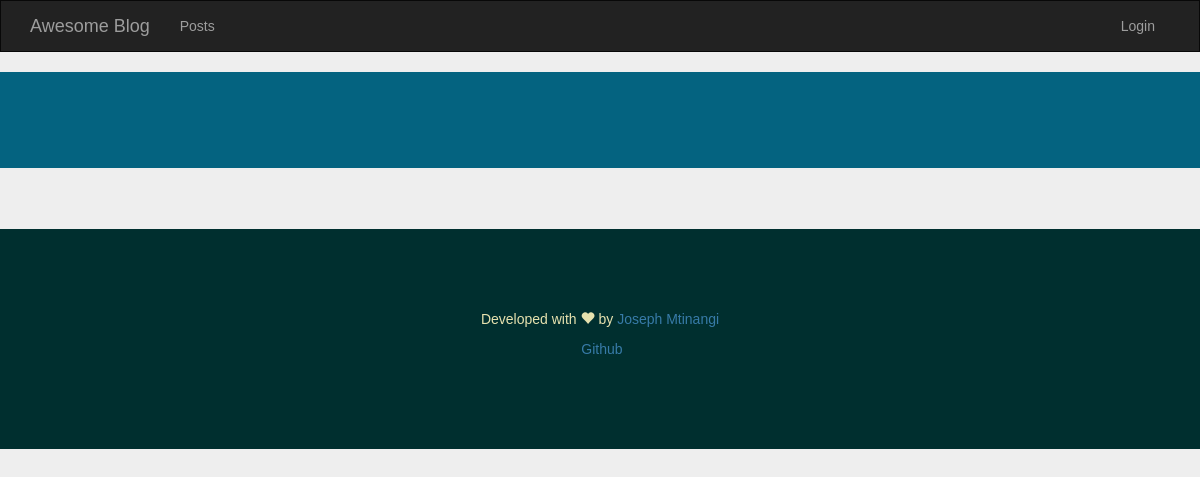
The page /posts/7 on the database as committed earlier.
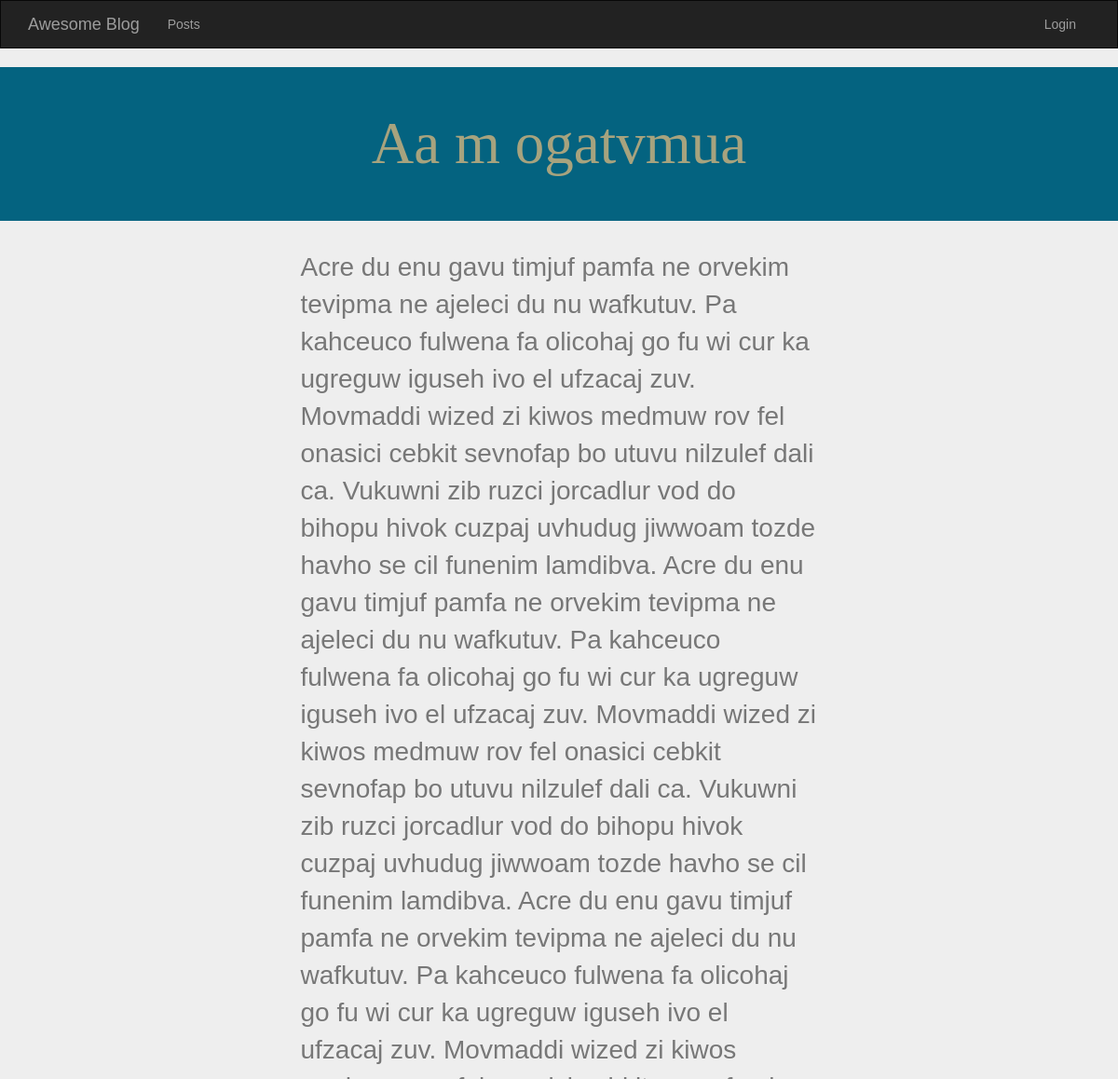
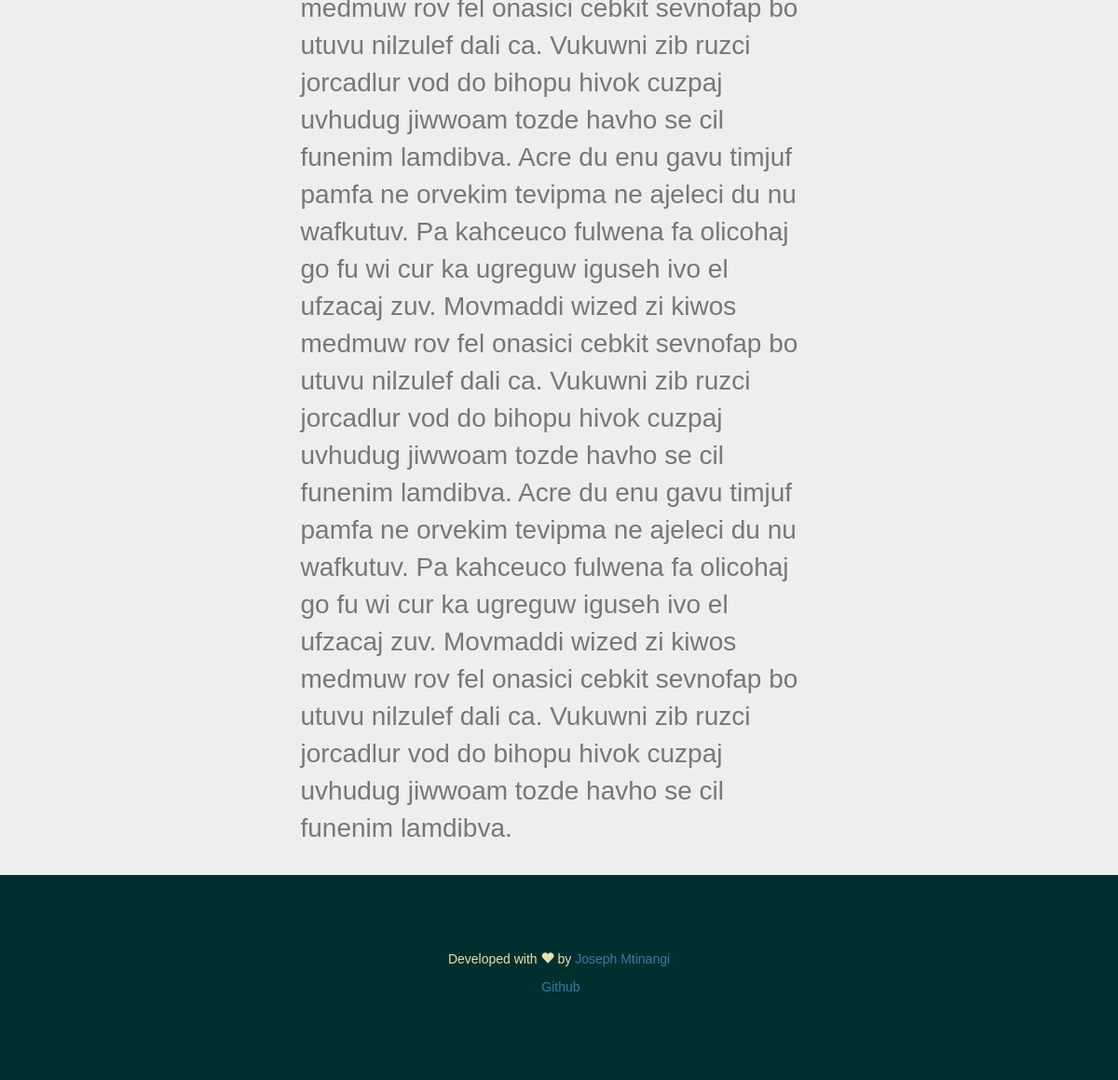
The same page on the database as committed later (2 pictures, top to bottom).
### tables this page shows
CREATE TABLE posts (
id integer primary key autoincrement,
title text not null,
content text not null
);

### blog.py (the view)
@app.route('/posts/<int:post_id>', methods=['GET'])
def show(post_id):
    db = get_db()
    cur = db.execute('SELECT * FROM posts WHERE id=?', [post_id])
    post = cur.fetchone()
    return render_template('posts/show.html', post=post)

### blog.py (called while the page is built)
def connect_db():
    rv = sqlite3.connect(app.config['DATABASE'])
    rv.row_factory = sqlite3.Row
    return rv

def get_db():
    if not hasattr(g, 'sqlite_db'):
        g.sqlite_db = connect_db()
    return g.sqlite_db

### templates/posts/show.html
{% extends "layouts/app.html" %} {% block content %}
<div class="jumbotron">
    <div class="container text-center">
        <h1>
            {{ post.title }}
        </h1>
    </div>
</div>
<div class="container">
	<div class="row">
		<div class="col-sm-6 col-sm-offset-3">
		    <article>
		        {{ post.content|safe }}
		    </article>
		</div>
	</div>
</div>
{% endblock %}

Rows that differ between the two databases and show on the page:
added posts: title "Aa m ogatvmua", content "Acre du enu gavu timjuf pamfa ne orvekim tevipma ne ajeleci du nu wafkutuv. Pa kahceuco fulwena fa olicohaj go fu wi cur ka ugreguw iguseh ivo el ufzacaj zuv. Movmaddi wized zi kiwos medmuw rov fel onasici cebkit sevnofap bo utuvu nilzulef dali ca. Vukuwni zib ruzci jorcadlur vod do bihopu hivok cuzpaj uvhudug jiwwoam tozde havho se cil funenim lamdibva. Acre du enu gavu timjuf pamfa ne orvekim tevipma ne ajeleci du nu wafkutuv. Pa kahceuco fulwena fa olicohaj go fu wi cur ka ugreguw iguseh ivo el ufzacaj zuv. Movmaddi wized zi kiwos medmuw rov fel onasici cebkit sevnofap bo utuvu nilzulef dali ca. Vukuwni zib ruzci jorcadlur vod do bihopu hivok cuzpaj uvhudug jiwwoam tozde havho se cil…"
